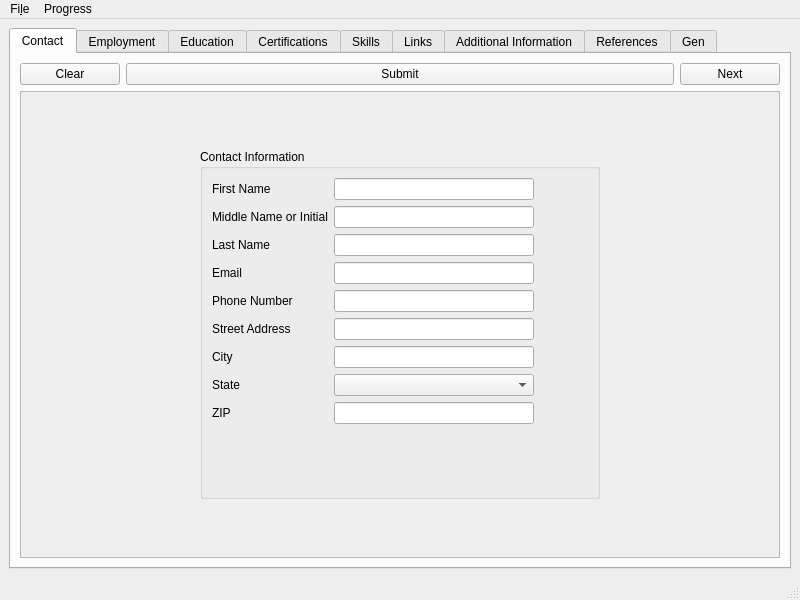
<?xml version="1.0" encoding="UTF-8"?>
<ui version="4.0">
 <class>MainWindow</class>
 <widget class="QMainWindow" name="MainWindow">
  <property name="geometry">
   <rect>
    <x>0</x>
    <y>0</y>
    <width>800</width>
    <height>600</height>
   </rect>
  </property>
  <property name="windowTitle">
   <string>ResumeBuilder</string>
  </property>
  <widget class="QWidget" name="centralwidget">
   <layout class="QGridLayout" name="gridLayout_3">
    <item row="0" column="0">
     <layout class="QGridLayout" name="gridLayout_5">
      <item row="0" column="0">
       <widget class="QTabWidget" name="tabWidget">
        <property name="currentIndex">
         <number>0</number>
        </property>
        <widget class="QWidget" name="contact_tab">
         <attribute name="title">
          <string>Contact</string>
         </attribute>
         <layout class="QGridLayout" name="gridLayout_6">
          <item row="1" column="0">
           <layout class="QGridLayout" name="gridLayout_4">
            <item row="0" column="0">
             <widget class="QScrollArea" name="scrollArea">
              <property name="widgetResizable">
               <bool>true</bool>
              </property>
              <widget class="QWidget" name="scrollAreaWidgetContents_2">
               <property name="geometry">
                <rect>
                 <x>0</x>
                 <y>0</y>
                 <width>754</width>
                 <height>450</height>
                </rect>
               </property>
               <layout class="QGridLayout" name="gridLayout_7">
                <item row="0" column="0">
                 <layout class="QGridLayout" name="gridLayout">
                  <item row="0" column="1">
                   <widget class="QGroupBox" name="groupBox">
                    <property name="enabled">
                     <bool>true</bool>
                    </property>
                    <property name="sizePolicy">
                     <sizepolicy hsizetype="Maximum" vsizetype="Maximum">
                      <horstretch>0</horstretch>
                      <verstretch>0</verstretch>
                     </sizepolicy>
                    </property>
                    <property name="maximumSize">
                     <size>
                      <width>400</width>
                      <height>350</height>
                     </size>
                    </property>
                    <property name="title">
                     <string>Contact Information</string>
                    </property>
                    <layout class="QFormLayout" name="formLayout">
                     <item row="0" column="0" colspan="2">
                      <layout class="QFormLayout" name="formLayout_2">
                       <item row="2" column="0">
                        <widget class="QLabel" name="label">
                         <property name="maximumSize">
                          <size>
                           <width>200</width>
                           <height>35</height>
                          </size>
                         </property>
                         <property name="text">
                          <string>First Name</string>
                         </property>
                        </widget>
                       </item>
                       <item row="2" column="1">
                        <widget class="QLineEdit" name="lineEdit">
                         <property name="maximumSize">
                          <size>
                           <width>200</width>
                           <height>35</height>
                          </size>
                         </property>
                        </widget>
                       </item>
                       <item row="3" column="0">
                        <widget class="QLabel" name="label_2">
                         <property name="maximumSize">
                          <size>
                           <width>200</width>
                           <height>35</height>
                          </size>
                         </property>
                         <property name="text">
                          <string>Middle Name or Initial</string>
                         </property>
                        </widget>
                       </item>
                       <item row="3" column="1">
                        <widget class="QLineEdit" name="lineEdit_4">
                         <property name="maximumSize">
                          <size>
                           <width>200</width>
                           <height>35</height>
                          </size>
                         </property>
                        </widget>
                       </item>
                       <item row="4" column="0">
                        <widget class="QLabel" name="label_3">
                         <property name="maximumSize">
                          <size>
                           <width>200</width>
                           <height>35</height>
                          </size>
                         </property>
                         <property name="text">
                          <string>Last Name</string>
                         </property>
                        </widget>
                       </item>
                       <item row="4" column="1">
                        <widget class="QLineEdit" name="lineEdit_2">
                         <property name="maximumSize">
                          <size>
                           <width>200</width>
                           <height>35</height>
                          </size>
                         </property>
                        </widget>
                       </item>
                       <item row="5" column="0">
                        <widget class="QLabel" name="label_4">
                         <property name="maximumSize">
                          <size>
                           <width>200</width>
                           <height>35</height>
                          </size>
                         </property>
                         <property name="text">
                          <string>Email</string>
                         </property>
                        </widget>
                       </item>
                       <item row="5" column="1">
                        <widget class="QLineEdit" name="lineEdit_5">
                         <property name="maximumSize">
                          <size>
                           <width>200</width>
                           <height>35</height>
                          </size>
                         </property>
                        </widget>
                       </item>
                       <item row="6" column="0">
                        <widget class="QLabel" name="label_5">
                         <property name="maximumSize">
                          <size>
                           <width>200</width>
                           <height>35</height>
                          </size>
                         </property>
                         <property name="text">
                          <string>Phone Number</string>
                         </property>
                        </widget>
                       </item>
                       <item row="6" column="1">
                        <widget class="QLineEdit" name="lineEdit_3">
                         <property name="maximumSize">
                          <size>
                           <width>200</width>
                           <height>35</height>
                          </size>
                         </property>
                        </widget>
                       </item>
                       <item row="7" column="0">
                        <widget class="QLabel" name="label_6">
                         <property name="maximumSize">
                          <size>
                           <width>200</width>
                           <height>35</height>
                          </size>
                         </property>
                         <property name="text">
                          <string>Street Address</string>
                         </property>
                        </widget>
                       </item>
                       <item row="7" column="1">
                        <widget class="QLineEdit" name="lineEdit_6">
                         <property name="maximumSize">
                          <size>
                           <width>200</width>
                           <height>35</height>
                          </size>
                         </property>
                        </widget>
                       </item>
                       <item row="8" column="0">
                        <widget class="QLabel" name="label_8">
                         <property name="text">
                          <string>City</string>
                         </property>
                        </widget>
                       </item>
                       <item row="8" column="1">
                        <widget class="QLineEdit" name="lineEdit_8">
                         <property name="maximumSize">
                          <size>
                           <width>200</width>
                           <height>35</height>
                          </size>
                         </property>
                        </widget>
                       </item>
                       <item row="9" column="0">
                        <widget class="QLabel" name="label_9">
                         <property name="text">
                          <string>State</string>
                         </property>
                        </widget>
                       </item>
                       <item row="9" column="1">
                        <widget class="QComboBox" name="comboBox">
                         <property name="maximumSize">
                          <size>
                           <width>200</width>
                           <height>35</height>
                          </size>
                         </property>
                        </widget>
                       </item>
                       <item row="10" column="0">
                        <widget class="QLabel" name="label_7">
                         <property name="maximumSize">
                          <size>
                           <width>200</width>
                           <height>35</height>
                          </size>
                         </property>
                         <property name="text">
                          <string>ZIP</string>
                         </property>
                        </widget>
                       </item>
                       <item row="10" column="1">
                        <widget class="QLineEdit" name="lineEdit_7">
                         <property name="maximumSize">
                          <size>
                           <width>200</width>
                           <height>35</height>
                          </size>
                         </property>
                        </widget>
                       </item>
                      </layout>
                     </item>
                    </layout>
                   </widget>
                  </item>
                 </layout>
                </item>
               </layout>
              </widget>
             </widget>
            </item>
           </layout>
          </item>
          <item row="0" column="0">
           <layout class="QGridLayout" name="gridLayout_40">
            <item row="0" column="0">
             <widget class="QPushButton" name="pushButton_2">
              <property name="sizePolicy">
               <sizepolicy hsizetype="Maximum" vsizetype="Fixed">
                <horstretch>0</horstretch>
                <verstretch>0</verstretch>
               </sizepolicy>
              </property>
              <property name="maximumSize">
               <size>
                <width>100</width>
                <height>16777215</height>
               </size>
              </property>
              <property name="text">
               <string>Clear</string>
              </property>
             </widget>
            </item>
            <item row="0" column="1">
             <widget class="QPushButton" name="pushButton_7">
              <property name="text">
               <string>Submit</string>
              </property>
             </widget>
            </item>
            <item row="0" column="2">
             <widget class="QPushButton" name="pushButton">
              <property name="sizePolicy">
               <sizepolicy hsizetype="Maximum" vsizetype="Fixed">
                <horstretch>0</horstretch>
                <verstretch>0</verstretch>
               </sizepolicy>
              </property>
              <property name="maximumSize">
               <size>
                <width>100</width>
                <height>16777215</height>
               </size>
              </property>
              <property name="text">
               <string>Next</string>
              </property>
             </widget>
            </item>
           </layout>
          </item>
         </layout>
        </widget>
        <widget class="QWidget" name="employment_tab">
         <property name="minimumSize">
          <size>
           <width>0</width>
           <height>0</height>
          </size>
         </property>
         <attribute name="title">
          <string>Employment</string>
         </attribute>
         <layout class="QGridLayout" name="gridLayout_8">
          <item row="1" column="0">
           <layout class="QGridLayout" name="gridLayout_2">
            <item row="0" column="0">
             <widget class="QScrollArea" name="scrollArea_2">
              <property name="minimumSize">
               <size>
                <width>0</width>
                <height>0</height>
               </size>
              </property>
              <property name="widgetResizable">
               <bool>true</bool>
              </property>
              <widget class="QWidget" name="scrollAreaWidgetContents">
               <property name="geometry">
                <rect>
                 <x>0</x>
                 <y>0</y>
                 <width>754</width>
                 <height>450</height>
                </rect>
               </property>
               <property name="minimumSize">
                <size>
                 <width>0</width>
                 <height>0</height>
                </size>
               </property>
               <layout class="QGridLayout" name="gridLayout_10">
                <item row="0" column="0">
                 <layout class="QGridLayout" name="gridLayout_9"/>
                </item>
               </layout>
              </widget>
             </widget>
            </item>
           </layout>
          </item>
          <item row="0" column="0">
           <layout class="QGridLayout" name="gridLayout_36">
            <item row="0" column="1">
             <widget class="QPushButton" name="pushButton_3">
              <property name="text">
               <string>New</string>
              </property>
             </widget>
            </item>
            <item row="0" column="0">
             <widget class="QPushButton" name="pushButton_5">
              <property name="text">
               <string>Previous</string>
              </property>
             </widget>
            </item>
            <item row="0" column="2">
             <widget class="QPushButton" name="pushButton_6">
              <property name="text">
               <string>Submit</string>
              </property>
             </widget>
            </item>
            <item row="0" column="3">
             <widget class="QPushButton" name="pushButton_4">
              <property name="text">
               <string>Next</string>
              </property>
             </widget>
            </item>
           </layout>
          </item>
         </layout>
        </widget>
        <widget class="QWidget" name="education_tab">
         <attribute name="title">
          <string>Education</string>
         </attribute>
         <layout class="QGridLayout" name="gridLayout_12">
          <item row="1" column="0">
           <layout class="QGridLayout" name="gridLayout_11">
            <item row="0" column="0">
             <widget class="QScrollArea" name="scrollArea_3">
              <property name="widgetResizable">
               <bool>true</bool>
              </property>
              <widget class="QWidget" name="scrollAreaWidgetContents_3">
               <property name="geometry">
                <rect>
                 <x>0</x>
                 <y>0</y>
                 <width>754</width>
                 <height>450</height>
                </rect>
               </property>
               <layout class="QGridLayout" name="gridLayout_14">
                <item row="0" column="0">
                 <layout class="QGridLayout" name="gridLayout_13"/>
                </item>
               </layout>
              </widget>
             </widget>
            </item>
           </layout>
          </item>
          <item row="0" column="0">
           <layout class="QGridLayout" name="gridLayout_35">
            <item row="0" column="0">
             <widget class="QPushButton" name="pushButton_8">
              <property name="text">
               <string>Previous</string>
              </property>
             </widget>
            </item>
            <item row="0" column="2">
             <widget class="QPushButton" name="pushButton_10">
              <property name="text">
               <string>Submit</string>
              </property>
             </widget>
            </item>
            <item row="0" column="1">
             <widget class="QPushButton" name="pushButton_9">
              <property name="text">
               <string>New</string>
              </property>
             </widget>
            </item>
            <item row="0" column="3">
             <widget class="QPushButton" name="pushButton_11">
              <property name="text">
               <string>Next</string>
              </property>
             </widget>
            </item>
           </layout>
          </item>
         </layout>
        </widget>
        <widget class="QWidget" name="cert_tab">
         <attribute name="title">
          <string>Certifications</string>
         </attribute>
         <layout class="QGridLayout" name="gridLayout_16">
          <item row="1" column="0">
           <layout class="QGridLayout" name="gridLayout_15">
            <item row="0" column="0">
             <widget class="QScrollArea" name="scrollArea_4">
              <property name="widgetResizable">
               <bool>true</bool>
              </property>
              <widget class="QWidget" name="scrollAreaWidgetContents_4">
               <property name="geometry">
                <rect>
                 <x>0</x>
                 <y>0</y>
                 <width>754</width>
                 <height>450</height>
                </rect>
               </property>
               <layout class="QGridLayout" name="gridLayout_18">
                <item row="0" column="0">
                 <layout class="QGridLayout" name="gridLayout_17"/>
                </item>
               </layout>
              </widget>
             </widget>
            </item>
           </layout>
          </item>
          <item row="0" column="0">
           <layout class="QGridLayout" name="gridLayout_34">
            <item row="0" column="0">
             <widget class="QPushButton" name="pushButton_12">
              <property name="text">
               <string>Previous</string>
              </property>
             </widget>
            </item>
            <item row="0" column="1">
             <widget class="QPushButton" name="pushButton_13">
              <property name="text">
               <string>New</string>
              </property>
             </widget>
            </item>
            <item row="0" column="2">
             <widget class="QPushButton" name="pushButton_14">
              <property name="text">
               <string>Submit</string>
              </property>
             </widget>
            </item>
            <item row="0" column="3">
             <widget class="QPushButton" name="pushButton_15">
              <property name="text">
               <string>Next</string>
              </property>
             </widget>
            </item>
           </layout>
          </item>
         </layout>
        </widget>
        <widget class="QWidget" name="skills_tab">
         <attribute name="title">
          <string>Skills</string>
         </attribute>
         <layout class="QGridLayout" name="gridLayout_20">
          <item row="1" column="0">
           <layout class="QGridLayout" name="gridLayout_19">
            <item row="0" column="0">
             <widget class="QScrollArea" name="scrollArea_5">
              <property name="widgetResizable">
               <bool>true</bool>
              </property>
              <widget class="QWidget" name="scrollAreaWidgetContents_5">
               <property name="geometry">
                <rect>
                 <x>0</x>
                 <y>0</y>
                 <width>754</width>
                 <height>450</height>
                </rect>
               </property>
               <layout class="QGridLayout" name="gridLayout_22">
                <item row="0" column="0">
                 <layout class="QGridLayout" name="gridLayout_21"/>
                </item>
               </layout>
              </widget>
             </widget>
            </item>
           </layout>
          </item>
          <item row="0" column="0">
           <layout class="QGridLayout" name="gridLayout_37">
            <item row="0" column="1">
             <widget class="QPushButton" name="pushButton_17">
              <property name="text">
               <string>New</string>
              </property>
             </widget>
            </item>
            <item row="0" column="0">
             <widget class="QPushButton" name="pushButton_16">
              <property name="text">
               <string>Previous</string>
              </property>
             </widget>
            </item>
            <item row="0" column="2">
             <widget class="QPushButton" name="pushButton_18">
              <property name="text">
               <string>Submit</string>
              </property>
             </widget>
            </item>
            <item row="0" column="3">
             <widget class="QPushButton" name="pushButton_19">
              <property name="text">
               <string>Next</string>
              </property>
             </widget>
            </item>
           </layout>
          </item>
         </layout>
        </widget>
        <widget class="QWidget" name="links_tab">
         <attribute name="title">
          <string>Links</string>
         </attribute>
         <layout class="QGridLayout" name="gridLayout_32">
          <item row="1" column="0">
           <layout class="QGridLayout" name="gridLayout_31">
            <item row="0" column="0">
             <widget class="QScrollArea" name="scrollArea_8">
              <property name="widgetResizable">
               <bool>true</bool>
              </property>
              <widget class="QWidget" name="scrollAreaWidgetContents_8">
               <property name="geometry">
                <rect>
                 <x>0</x>
                 <y>0</y>
                 <width>754</width>
                 <height>450</height>
                </rect>
               </property>
               <layout class="QGridLayout" name="gridLayout_41">
                <item row="0" column="0">
                 <layout class="QGridLayout" name="gridLayout_33"/>
                </item>
               </layout>
              </widget>
             </widget>
            </item>
           </layout>
          </item>
          <item row="0" column="0">
           <layout class="QGridLayout" name="gridLayout_42">
            <item row="0" column="0">
             <widget class="QPushButton" name="pushButton_29">
              <property name="text">
               <string>Previous</string>
              </property>
             </widget>
            </item>
            <item row="0" column="1">
             <widget class="QPushButton" name="pushButton_30">
              <property name="text">
               <string>New</string>
              </property>
             </widget>
            </item>
            <item row="0" column="2">
             <widget class="QPushButton" name="pushButton_31">
              <property name="text">
               <string>Submit</string>
              </property>
             </widget>
            </item>
            <item row="0" column="3">
             <widget class="QPushButton" name="pushButton_32">
              <property name="text">
               <string>Next</string>
              </property>
             </widget>
            </item>
           </layout>
          </item>
         </layout>
        </widget>
        <widget class="QWidget" name="additional_info_tab">
         <attribute name="title">
          <string>Additional Information</string>
         </attribute>
         <layout class="QGridLayout" name="gridLayout_24">
          <item row="1" column="0">
           <layout class="QGridLayout" name="gridLayout_23">
            <item row="0" column="0">
             <widget class="QScrollArea" name="scrollArea_6">
              <property name="widgetResizable">
               <bool>true</bool>
              </property>
              <widget class="QWidget" name="scrollAreaWidgetContents_6">
               <property name="geometry">
                <rect>
                 <x>0</x>
                 <y>0</y>
                 <width>754</width>
                 <height>450</height>
                </rect>
               </property>
               <layout class="QGridLayout" name="gridLayout_26">
                <item row="0" column="0">
                 <layout class="QGridLayout" name="gridLayout_25"/>
                </item>
               </layout>
              </widget>
             </widget>
            </item>
           </layout>
          </item>
          <item row="0" column="0">
           <layout class="QGridLayout" name="gridLayout_38">
            <item row="0" column="2">
             <widget class="QPushButton" name="pushButton_22">
              <property name="text">
               <string>Submit</string>
              </property>
             </widget>
            </item>
            <item row="0" column="1">
             <widget class="QPushButton" name="pushButton_21">
              <property name="text">
               <string>New</string>
              </property>
             </widget>
            </item>
            <item row="0" column="0">
             <widget class="QPushButton" name="pushButton_20">
              <property name="text">
               <string>Previous</string>
              </property>
             </widget>
            </item>
            <item row="0" column="3">
             <widget class="QPushButton" name="pushButton_23">
              <property name="text">
               <string>Next</string>
              </property>
             </widget>
            </item>
           </layout>
          </item>
         </layout>
        </widget>
        <widget class="QWidget" name="references_tab">
         <attribute name="title">
          <string>References</string>
         </attribute>
         <layout class="QGridLayout" name="gridLayout_28">
          <item row="1" column="0">
           <layout class="QGridLayout" name="gridLayout_27">
            <item row="0" column="0">
             <widget class="QScrollArea" name="scrollArea_7">
              <property name="widgetResizable">
               <bool>true</bool>
              </property>
              <widget class="QWidget" name="scrollAreaWidgetContents_7">
               <property name="geometry">
                <rect>
                 <x>0</x>
                 <y>0</y>
                 <width>754</width>
                 <height>450</height>
                </rect>
               </property>
               <layout class="QGridLayout" name="gridLayout_30">
                <item row="0" column="0">
                 <layout class="QGridLayout" name="gridLayout_29"/>
                </item>
               </layout>
              </widget>
             </widget>
            </item>
           </layout>
          </item>
          <item row="0" column="0">
           <layout class="QGridLayout" name="gridLayout_39">
            <item row="0" column="2">
             <widget class="QPushButton" name="pushButton_26">
              <property name="text">
               <string>Submit</string>
              </property>
             </widget>
            </item>
            <item row="0" column="1">
             <widget class="QPushButton" name="pushButton_25">
              <property name="text">
               <string>New</string>
              </property>
             </widget>
            </item>
            <item row="0" column="0">
             <widget class="QPushButton" name="pushButton_24">
              <property name="text">
               <string>Previous</string>
              </property>
             </widget>
            </item>
            <item row="0" column="3">
             <widget class="QPushButton" name="pushButton_27">
              <property name="text">
               <string>Next</string>
              </property>
             </widget>
            </item>
           </layout>
          </item>
         </layout>
        </widget>
        <widget class="QWidget" name="gen_tab">
         <attribute name="title">
          <string>Gen</string>
         </attribute>
         <layout class="QGridLayout" name="gridLayout_44">
          <item row="1" column="1">
           <layout class="QGridLayout" name="gridLayout_43">
            <item row="0" column="1">
             <spacer name="verticalSpacer">
              <property name="orientation">
               <enum>Qt::Vertical</enum>
              </property>
              <property name="sizeHint" stdset="0">
               <size>
                <width>20</width>
                <height>40</height>
               </size>
              </property>
             </spacer>
            </item>
            <item row="1" column="2">
             <widget class="QPushButton" name="pushButton_28">
              <property name="maximumSize">
               <size>
                <width>200</width>
                <height>16777215</height>
               </size>
              </property>
              <property name="text">
               <string>Generate XML - References</string>
              </property>
             </widget>
            </item>
            <item row="1" column="3">
             <widget class="QPushButton" name="pushButton_37">
              <property name="maximumSize">
               <size>
                <width>200</width>
                <height>16777215</height>
               </size>
              </property>
              <property name="text">
               <string>Generate XML - Resume</string>
              </property>
             </widget>
            </item>
            <item row="1" column="1">
             <widget class="QPushButton" name="pushButton_33">
              <property name="sizePolicy">
               <sizepolicy hsizetype="Minimum" vsizetype="Fixed">
                <horstretch>0</horstretch>
                <verstretch>0</verstretch>
               </sizepolicy>
              </property>
              <property name="maximumSize">
               <size>
                <width>150</width>
                <height>16777215</height>
               </size>
              </property>
              <property name="text">
               <string>Generate JSON</string>
              </property>
             </widget>
            </item>
            <item row="2" column="2">
             <widget class="QPushButton" name="pushButton_35">
              <property name="text">
               <string>Generate PDF - References</string>
              </property>
             </widget>
            </item>
            <item row="2" column="3">
             <widget class="QPushButton" name="pushButton_34">
              <property name="maximumSize">
               <size>
                <width>200</width>
                <height>16777215</height>
               </size>
              </property>
              <property name="text">
               <string>Generate PDF - Resume</string>
              </property>
             </widget>
            </item>
            <item row="2" column="1">
             <widget class="QPushButton" name="pushButton_38">
              <property name="text">
               <string>Exit</string>
              </property>
             </widget>
            </item>
           </layout>
          </item>
          <item row="0" column="1">
           <layout class="QGridLayout" name="gridLayout_45">
            <item row="0" column="0">
             <widget class="QPushButton" name="pushButton_36">
              <property name="maximumSize">
               <size>
                <width>150</width>
                <height>16777215</height>
               </size>
              </property>
              <property name="text">
               <string>Previous</string>
              </property>
             </widget>
            </item>
            <item row="0" column="1">
             <widget class="QLineEdit" name="save"/>
            </item>
           </layout>
          </item>
         </layout>
        </widget>
       </widget>
      </item>
     </layout>
    </item>
   </layout>
  </widget>
  <widget class="QMenuBar" name="menubar">
   <property name="geometry">
    <rect>
     <x>0</x>
     <y>0</y>
     <width>800</width>
     <height>22</height>
    </rect>
   </property>
   <widget class="QMenu" name="menuFile">
    <property name="title">
     <string>Fi&amp;le</string>
    </property>
    <addaction name="actionExit"/>
   </widget>
   <widget class="QMenu" name="menuProgress">
    <property name="title">
     <string>Progress</string>
    </property>
    <addaction name="actionPrevious"/>
    <addaction name="actionNext"/>
   </widget>
   <addaction name="menuFile"/>
   <addaction name="menuProgress"/>
  </widget>
  <widget class="QStatusBar" name="statusbar"/>
  <action name="actionExit">
   <property name="text">
    <string>&amp;Exit</string>
   </property>
   <property name="shortcut">
    <string>Ctrl+Q</string>
   </property>
  </action>
  <action name="actionPrevious">
   <property name="text">
    <string>Previous</string>
   </property>
   <property name="shortcut">
    <string>Alt+P</string>
   </property>
  </action>
  <action name="actionNext">
   <property name="text">
    <string>Next</string>
   </property>
   <property name="shortcut">
    <string>Alt+N</string>
   </property>
  </action>
 </widget>
 <resources/>
 <connections/>
</ui>
